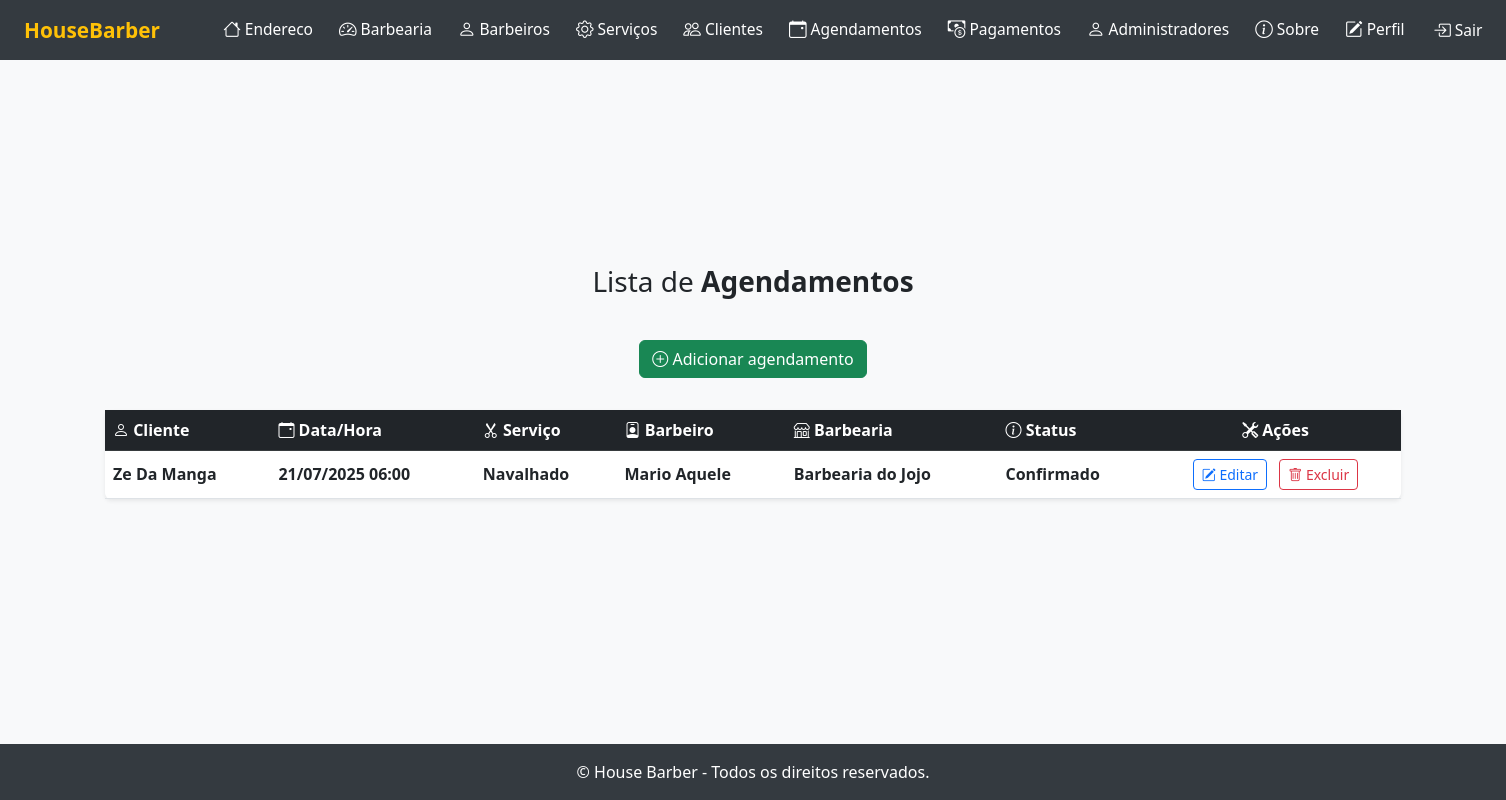
The page /listar/agendamentos/ (signed in) on the database as committed earlier.
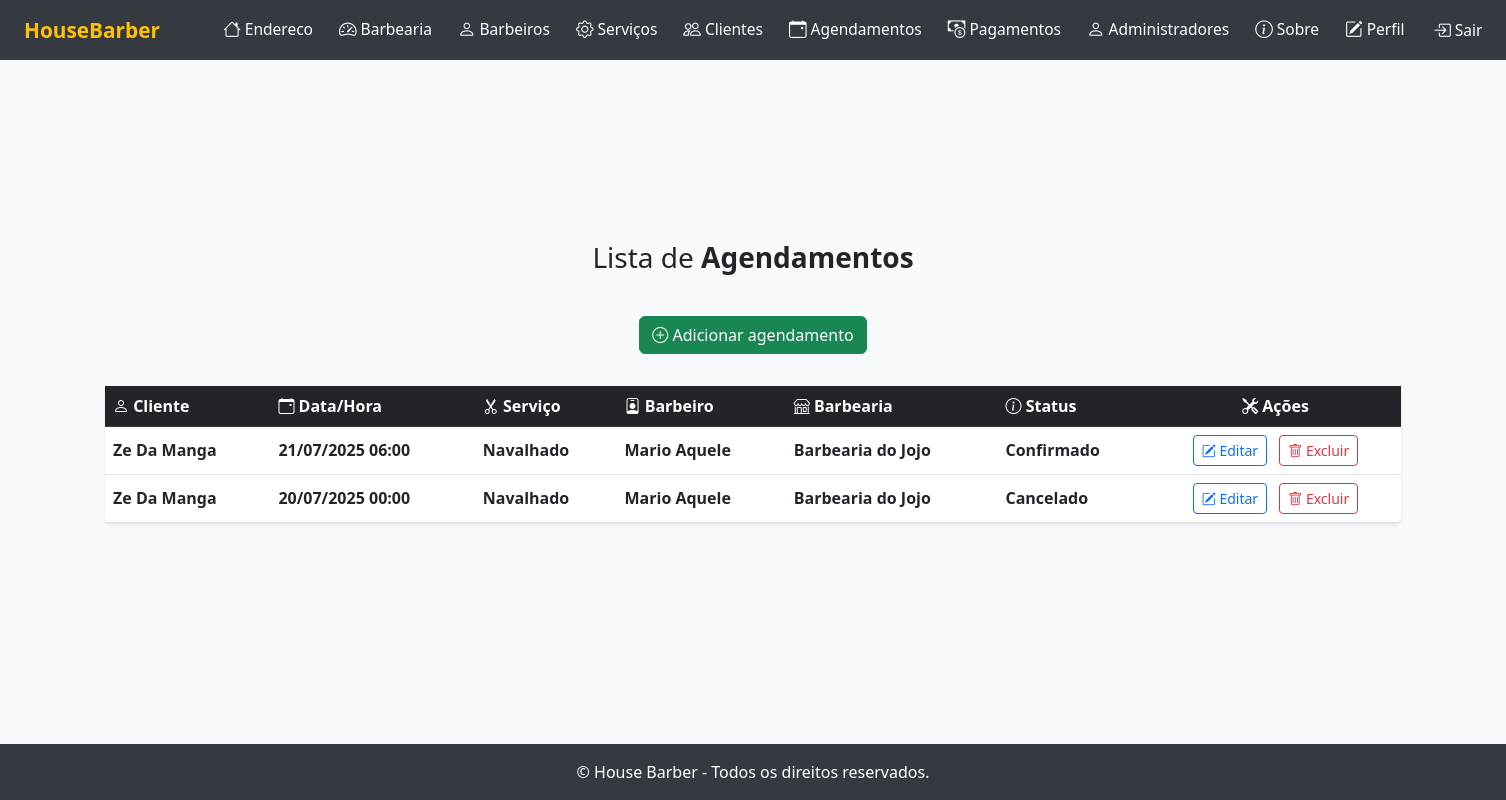
The same page on the database as committed later.
### cadastros/models.py (models this page shows, shortened)
class Agendamento(models.Model):
    STATUS_CHOICES = [
        ('pendente', 'Pendente'),
        ('confirmado', 'Confirmado'),
        ('cancelado', 'Cancelado'),
        ('concluido', 'Concluído'),
    ]
    data_hora = models.DateTimeField(help_text="Data e hora do agendamento")
    status = models.CharField(max_length=20, choices=STATUS_CHOICES, default='pendente', help_text="Status do agendamento")
    observacoes = models.TextField(blank=True, null=True, help_text="Observações do agendamento (opcional)")
    barbearia = models.ForeignKey(Barbearia, on_delete=models.CASCADE, related_name='agendamentos', help_text="Barbearia do agendamento")
    cliente = models.ForeignKey(Cliente, on_delete=models.CASCADE, related_name='agendamentos', help_text="Cliente do agendamento")
    barbeiro = models.ForeignKey(Barbeiro, on_delete=models.CASCADE, related_name='agendamentos', help_text="Barbeiro responsável")
    servico = models.ForeignKey(Servico, on_delete=models.CASCADE, related_name='agendamentos', help_text="Serviço agendado")
    usuario = models.ForeignKey(User, on_delete=models.CASCADE, related_name='agendamento_usuario', help_text="Usuário responsável pelo agendamento")

class Cliente(models.Model):
    nome = models.CharField(max_length=255, help_text="Nome do cliente")
    telefone = models.CharField(max_length=20, help_text="Telefone do cliente")
    email = models.EmailField(help_text="E-mail do cliente")
    data_nascimento = models.DateField(help_text="Data de nascimento do cliente")
    created_at = models.DateTimeField(auto_now_add=True, help_text="Data de cadastro do cliente")
    usuario = models.ForeignKey(User, on_delete=models.CASCADE, related_name='cliente_usuario', help_text="Usuário responsável pelo cliente")

class Servico(models.Model):
    nome = models.CharField(max_length=255, help_text="Nome do serviço")
    descricao = models.TextField(help_text="Descrição do serviço")
    preco = models.DecimalField(max_digits=8, decimal_places=2, help_text="Preço do serviço")
    duracao_minutos = models.PositiveIntegerField(help_text="Duração do serviço em minutos")
    barbearia = models.ForeignKey(Barbearia, on_delete=models.CASCADE, related_name='servicos', help_text="Barbearia que oferece o serviço")
    usuario = models.ForeignKey(User, on_delete=models.CASCADE, related_name='servico_usuario', help_text="Usuário responsável pelo serviço")

class Barbeiro(models.Model):
    nome = models.CharField(max_length=255, help_text="Nome do barbeiro")
    telefone = models.CharField(max_length=20, help_text="Telefone do barbeiro")
    especialidade = models.CharField(max_length=100, help_text="Especialidade do barbeiro")
    ativo = models.BooleanField(default=True, help_text="Indica se o barbeiro está ativo")
    barbearia = models.ForeignKey(Barbearia, on_delete=models.CASCADE, related_name='barbeiros', help_text="Barbearia onde trabalha")
    usuario = models.ForeignKey(User, on_delete=models.CASCADE, related_name='barbeiro_usuario', help_text="Usuário responsável pelo barbeiro")

class Barbearia(models.Model):
    nome_fantasia = models.CharField(max_length=255, help_text="Nome fantasia da barbearia")
    razao_social = models.CharField(max_length=255, help_text="Razão social da barbearia")
    cnpj = models.CharField(max_length=18, help_text="CNPJ da barbearia")
    telefone = models.CharField(max_length=20, help_text="Telefone de contato da barbearia")
    email = models.EmailField(help_text="E-mail da barbearia")
    endereco = models.OneToOneField(Endereco, on_delete=models.CASCADE, related_name='barbearia', help_text="Endereço da barbearia")
    usuario = models.ForeignKey(User, on_delete=models.CASCADE, related_name='usuario_barbearia', help_text="Usuário responsável pela barbearia")

### cadastros/views.py (the view)
# urls.py: path('listar/agendamentos/', AgendamentoListView.as_view(), name='agendamento-lista'),
class AgendamentoListView(LoginRequiredMixin, ListView):
    login_url = reverse_lazy('login')
    model = Agendamento
    template_name = 'listas/agendamento.html'
    context_object_name = 'agendamentos'
    def get_queryset(self):
        return Agendamento.objects.filter(usuario=self.request.user)

### cadastros/templates/listas/agendamento.html (shortened to what this page needs)
{% extends "paginas/modelo.html" %}
{% block conteudo %}
<h3>
    Lista de <b>Agendamentos</b>
</h3>
<div class="d-flex justify-content-center mb-3">
    <a class="btn btn-success mb-3" href="{% url 'cadastrar-agendamento' %}">
        <i class="bi bi-plus-circle"></i> Adicionar agendamento
    </a>
</div>
<table id="table-lista" class="table table-hover align-middle shadow-sm rounded bg-white">
    <thead class="table-dark">
        <tr>
            <th scope="col"><i class="bi bi-person"></i> Cliente</th>
            <th scope="col"><i class="bi bi-calendar-event"></i> Data/Hora</th>
            <th scope="col"><i class="bi bi-scissors"></i> Serviço</th>
            <th scope="col"><i class="bi bi-person-badge"></i> Barbeiro</th>
            <th scope="col"><i class="bi bi-shop"></i> Barbearia</th>
            <th scope="col"><i class="bi bi-info-circle"></i> Status</th>
            <th scope="col" class="text-center"><i class="bi bi-tools"></i> Ações</th>
        </tr>
    </thead>
    <tbody>
        {% for object in agendamentos %}
            <tr>
                <td class="fw-semibold">{{ object.cliente.nome }}</td>
                <td class="fw-semibold">{{ object.data_hora|date:"d/m/Y H:i" }}</td>
                <td class="fw-semibold">{{ object.servico.nome }}</td>
                <td class="fw-semibold">{{ object.barbeiro.nome }}</td>
                <td class="fw-semibold">{{ object.barbearia.nome_fantasia }}</td>
                <td class="fw-semibold">{{ object.get_status_display }}</td>
                <td class="text-center">
                    <a class="btn btn-outline-primary btn-sm me-2" href="{% url 'editar-agendamento' object.pk %}">
                        <i class="bi bi-pencil-square"></i> Editar
                    </a>
                    <a class="btn btn-outline-danger btn-sm" href="{% url 'excluir-agendamento' object.pk %}">
                        <i class="bi bi-trash"></i> Excluir
                    </a>
                </td>
            </tr>
        {% empty %}
            <tr>
                <td colspan="7" class="text-center text-muted py-4">
                    <i class="bi bi-exclamation-circle"></i> Nenhum registro encontrado.
                </td>
            </tr>
        {% endfor %}
    </tbody>
</table>
{% endblock %}
{% block scripts %}
<link href="https://cdn.datatables.net/v/bs5/dt-2.1.8/datatables.min.css" rel="stylesheet">
{% endblock %}

Rows that differ between the two databases and show on the page:
added Agendamento: cliente.nome "Ze Da Manga", data_hora "20/07/2025 00:00", servico.nome "Navalhado", barbeiro.nome "Mario Aquele", barbearia.nome_fantasia "Barbearia do Jojo", status "Cancelado"
